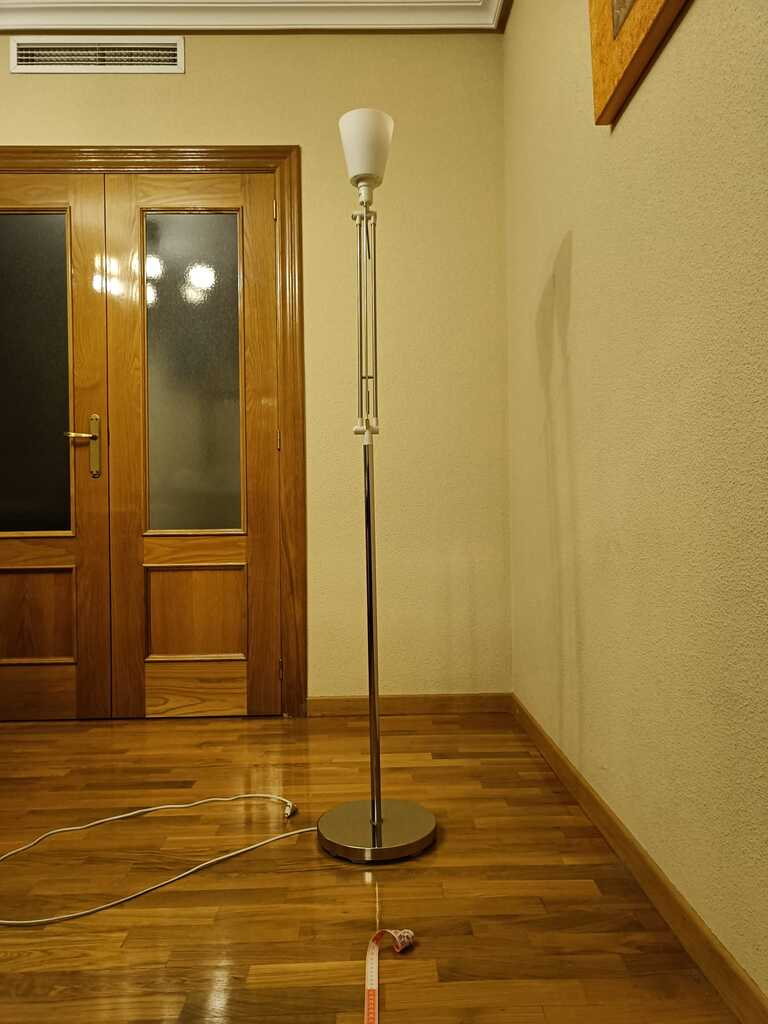
#> input picture Entrega1/calibrate/lamp_50.jpg, 768 x 1024 px
$ python calibrate_approx.py
#> lines starting #> are read from the running program, lines starting #| are printed output that depends on the picture
import numpy as np
import cv2   as cv
from collections import deque


print("b) Calibración aproximada\n")

# Puntos para medir el objeto en la imagen
points = deque(maxlen=2)
state = 0

# > AQUÍ LE PONES LA IMAGEN DEL OBJETO DE REFERENCIA
img = cv.imread("./lamp_50.jpg", cv.IMREAD_GRAYSCALE)
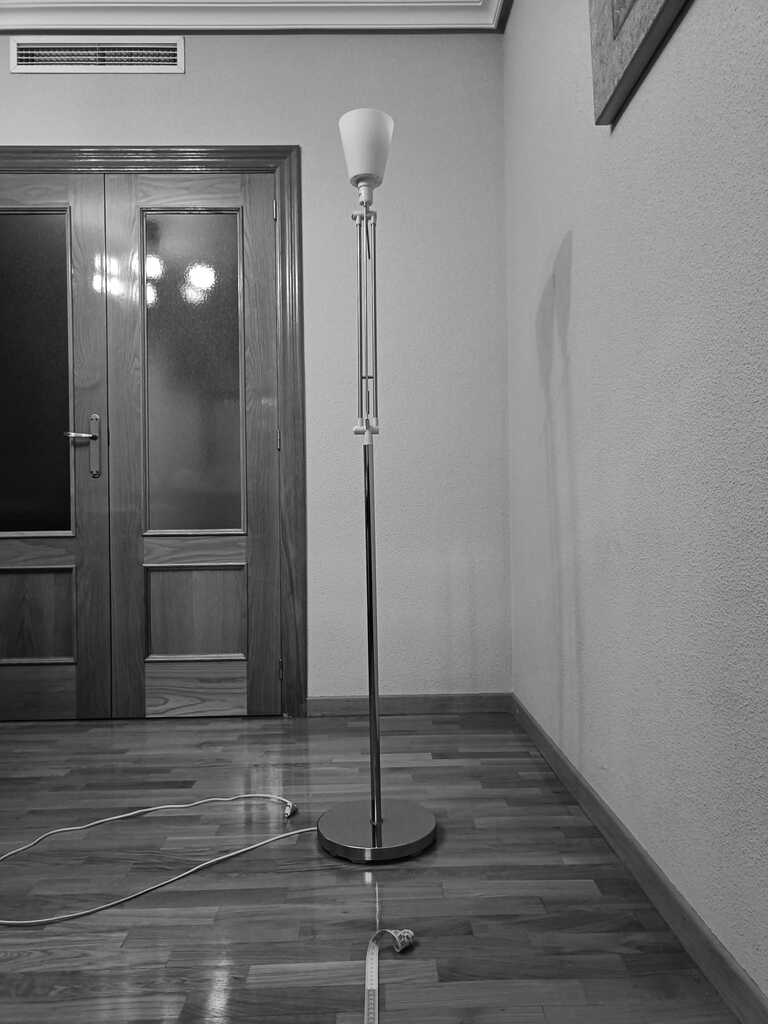
#> img: shape (1024, 768); min 0, max 255, mean 118.1
image_h, image_w = img.shape[:2]
#> image_h = 1024; image_w = 768

# primero se mide el objeto verticalmente y luego horizontalmente
# cuando se marcan los puntos se cambia el estado y se calculan los valores
def fun(event, x, y, flags, param):
    global image_object_h, image_object_w, state
    if event == cv.EVENT_LBUTTONDOWN:
        points.append((x,y))
        cv.circle(img, (x,y), 5, (0,0,255), -1)

        if len(points) == 2 and state == 0:
            # Medidas de la imagen del objeto
            # > ESTO SE BASA EN medidor.py
            image_object_h = np.linalg.norm(np.array(points[1])-points[0])  # pixels
            state = 1
            points.clear()
        elif len(points) == 2 and state == 1:
            # Medidas de la imagen del objeto
            image_object_w = np.linalg.norm(np.array(points[1])-points[0]) # pixels
            state = 2

cv.namedWindow("image")
cv.setMouseCallback("image", fun)

while True:
    cv.imshow("image", img)
    if state == 2:  # all points marked
        break
    if cv.waitKey(1) & 0xFF == ord("q"):
#> (key q is pressed here)
        break


# marcar puntos en la imagen y medir la distancia en píxeles
# > Medidas reales del objeto ESTO SE PUEDE QUEDAR ASÍ O PEDIRLAS AL USUARIO
object_h = 168  # cm
object_w = 27  # cm

# Distancia entre la cámara y el objeto
# > ESTO SE PUEDE QUEDAR ASÍ O PEDIRLAS AL USUARIO
distance = 150  # cm

# Calculamos la focal length
#> (the run stopped early here; a loop or call above may not have finished)

$ run again, with Entrega1/calibrate/test2.jpg copied over Entrega1/calibrate/lamp_50.jpg
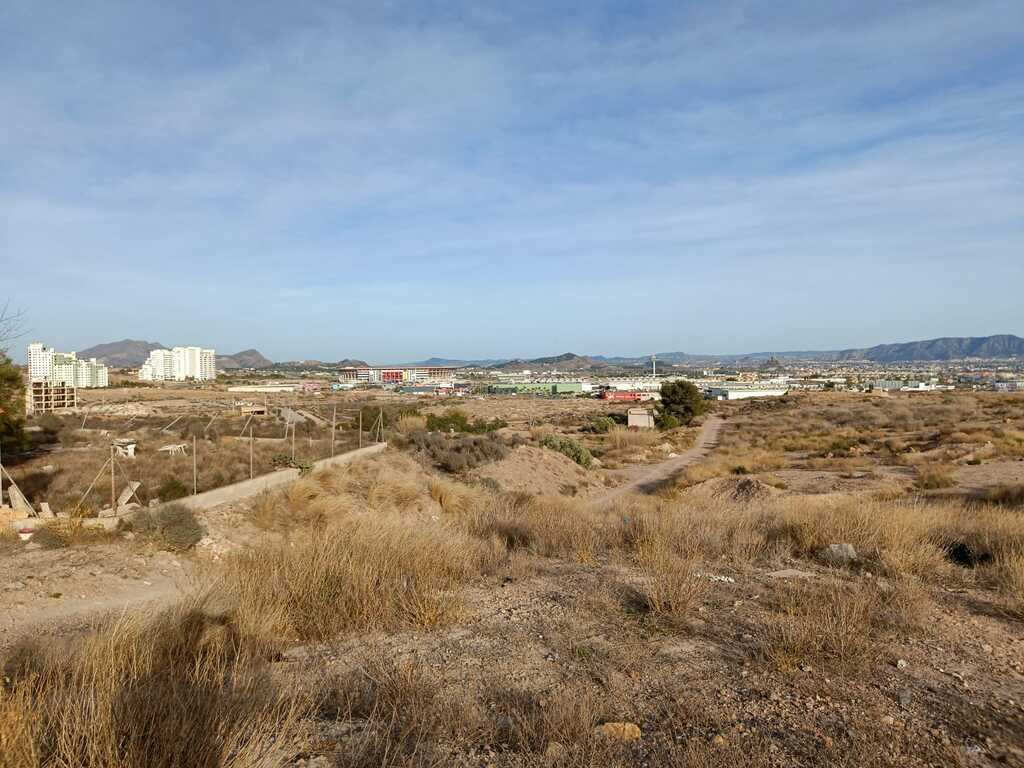
#> input picture Entrega1/calibrate/test2.jpg, 1024 x 768 px
#> `img = cv.imread("./lamp_50.jpg", cv.IMREAD_GRAYSCALE)`:
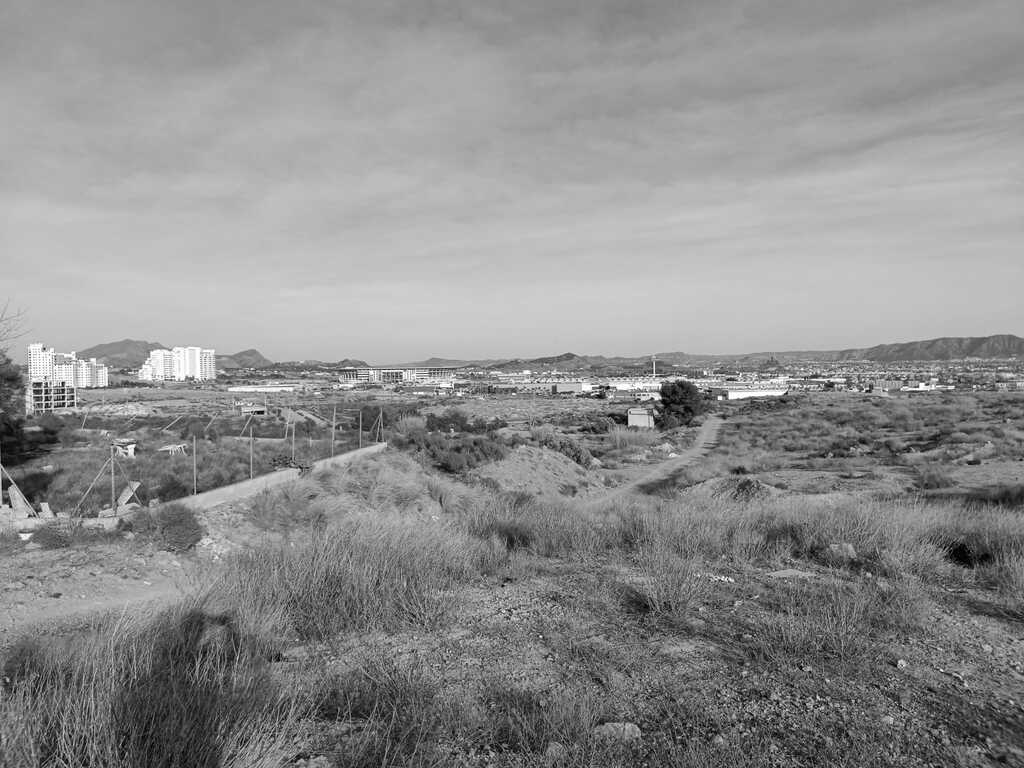
#> img: shape (768, 1024); min 0, max 255, mean 142.4
